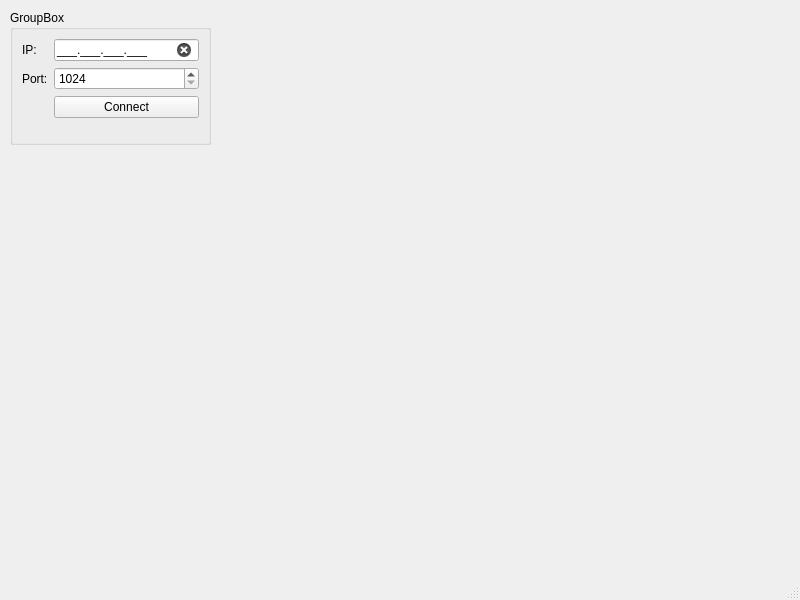
<?xml version="1.0" encoding="UTF-8"?>
<ui version="4.0">
 <class>MainWindow</class>
 <widget class="QMainWindow" name="MainWindow">
  <property name="geometry">
   <rect>
    <x>0</x>
    <y>0</y>
    <width>800</width>
    <height>600</height>
   </rect>
  </property>
  <property name="windowTitle">
   <string>MainWindow</string>
  </property>
  <property name="styleSheet">
   <string notr="true">#InIPAddress[state = &quot;0&quot;]{
	background-color: rgb(100, 0, 0);
}
#InIPAddress[state = &quot;1&quot;]{
	
	background-color: rgb(0, 100, 0);
}</string>
  </property>
  <widget class="QWidget" name="centralwidget">
   <widget class="QGroupBox" name="groupBox_2">
    <property name="geometry">
     <rect>
      <x>10</x>
      <y>10</y>
      <width>201</width>
      <height>135</height>
     </rect>
    </property>
    <property name="title">
     <string>GroupBox</string>
    </property>
    <layout class="QFormLayout" name="formLayout_2">
     <item row="0" column="0">
      <widget class="QLabel" name="label_3">
       <property name="text">
        <string>IP:</string>
       </property>
      </widget>
     </item>
     <item row="0" column="1">
      <widget class="QLineEdit" name="InIPAddress">
       <property name="inputMask">
        <string>000.000.000.000;_</string>
       </property>
       <property name="clearButtonEnabled">
        <bool>true</bool>
       </property>
       <property name="state" stdset="0">
        <string>3</string>
       </property>
      </widget>
     </item>
     <item row="1" column="0">
      <widget class="QLabel" name="label_4">
       <property name="text">
        <string>Port:</string>
       </property>
      </widget>
     </item>
     <item row="1" column="1">
      <widget class="QSpinBox" name="spnPort">
       <property name="minimum">
        <number>1024</number>
       </property>
       <property name="maximum">
        <number>65535</number>
       </property>
      </widget>
     </item>
     <item row="2" column="1">
      <widget class="QPushButton" name="pushButton">
       <property name="text">
        <string>Connect</string>
       </property>
      </widget>
     </item>
    </layout>
   </widget>
  </widget>
  <widget class="QMenuBar" name="menubar">
   <property name="geometry">
    <rect>
     <x>0</x>
     <y>0</y>
     <width>800</width>
     <height>24</height>
    </rect>
   </property>
  </widget>
  <widget class="QStatusBar" name="statusbar"/>
 </widget>
 <resources/>
 <connections/>
</ui>
